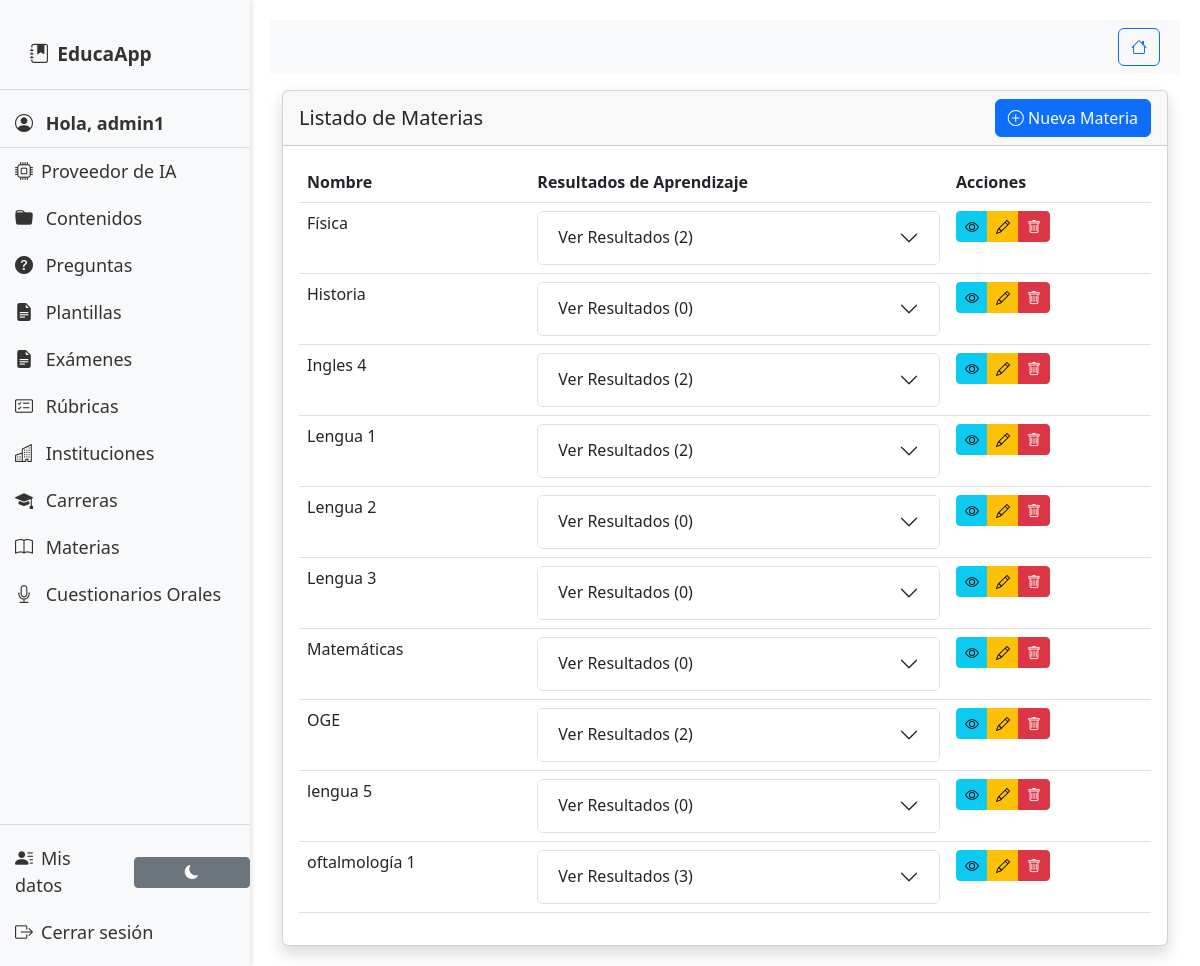
Before: /subjects/ (signed in) with the older database file.
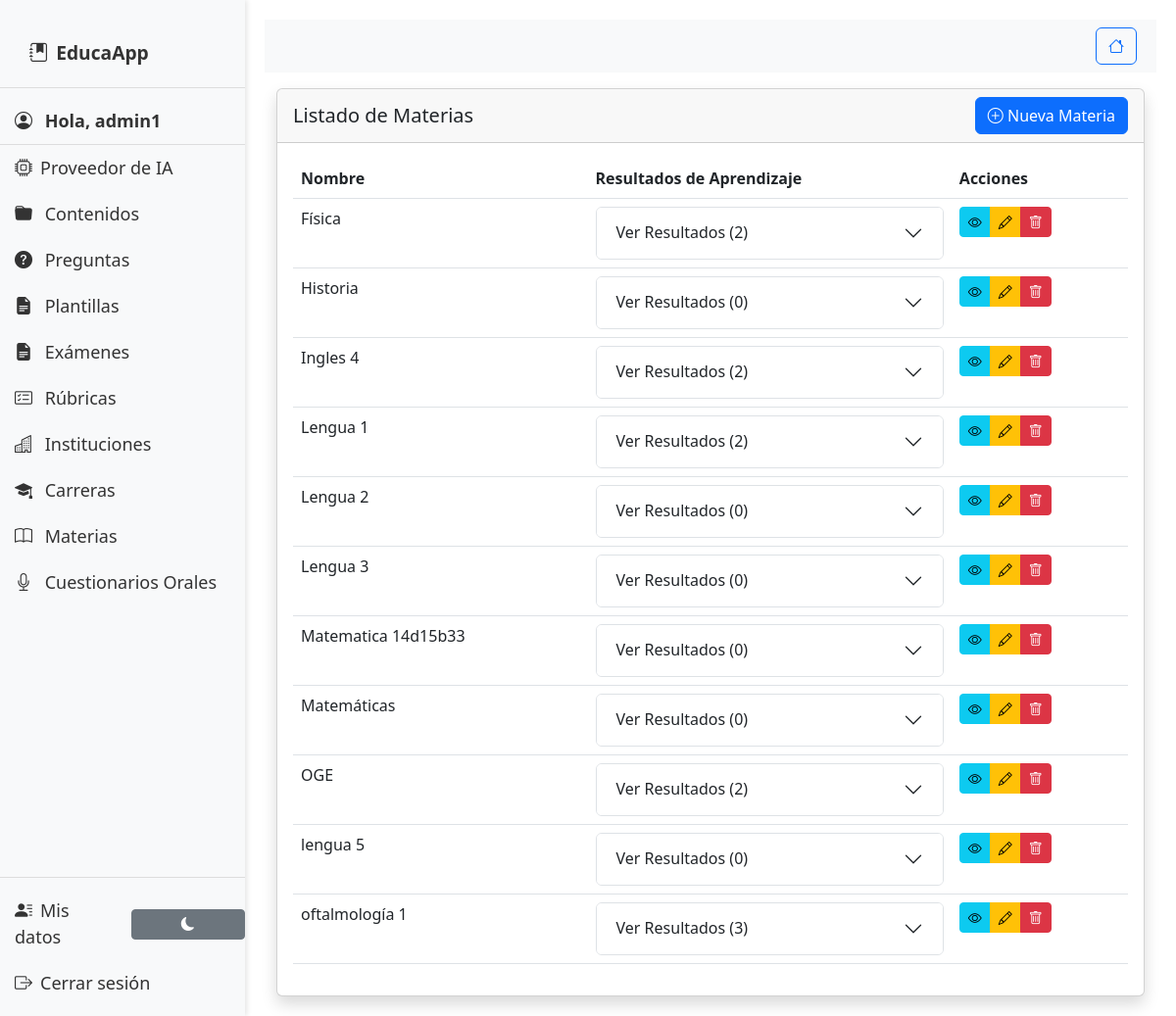
After: the same page with the newer database file.
### material/models.py (models this page shows, shortened)
class Subject(models.Model):
    name = models.CharField(max_length=100)
    careers = models.ManyToManyField('Career', related_name='subject_careers')
    created_at = models.DateTimeField(auto_now_add=True)
    updated_at = models.DateTimeField(auto_now=True)
    learning_outcomes = models.TextField(
        blank=True,
        null=True,
        help_text="Legacy field - almacena outcomes en texto o JSON"
    )
    class Meta:
        db_table = 'material_subjects'
        verbose_name = 'Subject'
        verbose_name_plural = 'Subjects'
        ordering = ['name']
    @property
    def legacy_outcomes(self):
        if hasattr(self, '_legacy_outcomes_cache'):
            return self._legacy_outcomes_cache
        if not self.learning_outcomes:
            self._legacy_outcomes_cache = []
            return self._legacy_outcomes_cache
    def get_all_outcomes(self):
        outcomes = list(self.outcome_relations.all().values('id', 'description'))
        for i, item in enumerate(self.legacy_outcomes, start=1):
            outcomes.append({
                'id': f'legacy-{i}',
                'description': item.get('description', str(item)) if isinstance(item, dict) else str(item)
            })
        return outcomes

### material/views.py (the view)
# urls.py: path('subjects/', material_views.subject_list, name='subject_list'),
@login_required
def subject_list(request):
    subjects = Subject.objects.all()
    return render(request, 'material/subjects/list.html', {'subjects': subjects})

### material/templatetags/message_tags.py (called while the page is built)
@register.simple_tag(takes_context=True)
def get_filtered_messages(context, categories=None):
    request = context['request']
    messages = get_messages(request)
    messages_list = list(messages)
    if categories:
        if isinstance(categories, str):
            category_list = [cat.strip() for cat in categories.split(',')]
        else:
            category_list = [categories]
        filtered_messages = []
        for message in messages_list:
            message_tags = message.extra_tags if message.extra_tags else 'general'
            message_categories = [tag.strip() for tag in message_tags.split(',')]
            if any(cat in category_list for cat in message_categories):
                filtered_messages.append(message)
        return filtered_messages
    else:
        return messages_list

@register.inclusion_tag('material/components/messages.html', takes_context=True)
def show_messages(context, categories=None):
    filtered_messages = get_filtered_messages(context, categories)
    return {'messages': filtered_messages}

### material/templates/material/subjects/list.html (shortened to what this page needs)
{% extends "material/base.html" %}
{% block content %}
<div class="card shadow">
    <div class="card-header d-flex justify-content-between align-items-center">
        <h5 class="mb-0">Listado de Materias</h5>
        <a href="{% url 'material:create_subject' %}" class="btn btn-primary">
            <i class="bi bi-plus-circle"></i> Nueva Materia
        </a>
    </div>
    <div class="card-body">
        <div class="table-responsive">
            <table class="table table-hover">
                <thead>
                    <tr>
                        <th>Nombre</th>
                        <th>Resultados de Aprendizaje</th>
                        <th>Acciones</th>
                    </tr>
                </thead>
                <tbody>
                    {% for subject in subjects %}
                    <tr>
                        <td>{{ subject.name }}</td>
                        <td>
                            <div class="accordion" id="accordionOutcomes{{ subject.pk }}">
                                <div class="accordion-item">
                                    <h2 class="accordion-header" id="headingOutcomes{{ subject.pk }}">
                                        <button class="accordion-button collapsed" type="button" data-bs-toggle="collapse" data-bs-target="#collapseOutcomes{{ subject.pk }}" aria-expanded="false" aria-controls="collapseOutcomes{{ subject.pk }}">
                                            Ver Resultados ({{ subject.get_all_outcomes|length }})
                                        </button>
                                    </h2>
                                </div>
                            </div>
                        </td>
                        <td>
                            <div class="btn-group">
                                <a href="{% url 'material:subject_detail' pk=subject.pk %}" class="btn btn-sm btn-info">
                                    <i class="bi bi-eye"></i>
                                </a>
                                <a href="{% url 'material:edit_subject' pk=subject.pk %}" class="btn btn-sm btn-warning">
                                    <i class="bi bi-pencil"></i>
                                </a>
                                <a href="{% url 'material:delete_subject' pk=subject.pk %}" class="btn btn-sm btn-danger">
                                    <i class="bi bi-trash"></i>
                                </a>
                            </div>
                        </td>
                    </tr>
                    {% empty %}
                    <tr>
                        <td colspan="3" class="text-center">No hay materias registradas</td>
                    </tr>
                    {% endfor %}
                </tbody>
            </table>
        </div>
    </div>
</div>
{% endblock %}

### material/templates/material/base.html (shortened to what this page needs)
{% load static %}
<!DOCTYPE html>
<html>
<head>
    <link href="https://cdn.jsdelivr.net/npm/bootstrap@5.3.0/dist/css/bootstrap.min.css" rel="stylesheet">
    <link rel="stylesheet" href="https://cdn.jsdelivr.net/npm/bootstrap-icons@1.10.0/font/bootstrap-icons.css">
    <link rel="stylesheet" href="{% static 'css/styles.css' %}">
    <link href="https://cdnjs.cloudflare.com/ajax/libs/font-awesome/6.0.0/css/all.min.css" rel="stylesheet">
</head>
<body class="{% if request.GET.embed %}embed-mode{% endif %}">
    <div class="sidebar" id="sidebar">
        <div class="app-brand">
            <a href="{% url 'material:index' %}" class="d-flex align-items-center">
                <i class="bi bi-journal-bookmark-fill me-2"></i>
                <span class="brand-text">EducaApp</span>
            </a>
        </div>
        {% if user.is_authenticated %}
            <div class="user-info">
                <i class="bi bi-person-circle me-2"></i>
                Hola, {{ user.username }}
            </div>
            <a href="{% url 'material:ai_config' %}" class="menu-item" style="text-decoration:none;">
                <i class="bi bi-cpu me-2"></i>Proveedor de IA
            </a>
        {% endif %}
        <div class="menu-item" onclick="toggleSubmenu(this)">
            <i class="bi bi-folder-fill me-2"></i> Contenidos
        </div>
        <div class="menu-item" onclick="toggleSubmenu(this)">
            <i class="bi bi-question-circle-fill me-2"></i> Preguntas
        </div>
        <div class="menu-item" onclick="toggleSubmenu(this)">
            <i class="bi bi-file-earmark-text-fill me-2"></i> Plantillas
        </div>
         <div class="menu-item" onclick="toggleSubmenu(this)">
            <i class="bi bi-file-earmark-text-fill me-2"></i> Exámenes
        </div>
        <div class="menu-item" onclick="toggleSubmenu(this)">
            <i class="bi bi-card-checklist me-2"></i> Rúbricas
        </div>
        <div class="menu-item" onclick="toggleSubmenu(this)">
            <i class="bi bi-buildings me-2"></i> Instituciones
        </div>
<div class="menu-item" onclick="toggleSubmenu(this)">
    <i class="bi bi-mortarboard-fill me-2"></i> Carreras
</div>
<div class="menu-item" onclick="toggleSubmenu(this)">
    <i class="bi bi-book me-2"></i> Materias
</div>
        <div class="menu-item" onclick="toggleSubmenu(this)">
            <i class="bi bi-mic me-2"></i> Cuestionarios Orales
        </div>
        <div class="bottom-links">
            <div class="d-flex justify-content-between align-items-center">
                <a href="{% url 'material:mis_datos' %}"><i class="bi bi-person-lines-fill me-2"></i>Mis datos</a>
                <button id="toggleMode" class="btn btn-secondary btn-sm mode-toggle-button">
                    <i class="bi bi-moon-fill"></i>
                </button>
            </div>
            {% if user.is_authenticated %}
                <form action="{% url 'logout' %}" method="post" class="d-inline">
                    <button type="submit" class="logout-button">
                        <i class="bi bi-box-arrow-right me-2"></i>Cerrar sesión
                    </button>
                </form>
            {% else %}
                <a href="{% url 'login' %}"><i class="bi bi-box-arrow-in-right me-2"></i>Iniciar sesión</a>
                <a href="{% url 'material:signup' %}"><i class="bi bi-person-plus me-2"></i>Registrarse</a>
            {% endif %}
        </div>
    </div>
    <div class="main-content" id="mainContent">
        <nav class="navbar navbar-expand-lg navbar-light bg-light">
            <div class="container-fluid">
                <div class="d-flex">
                    <a href="{% url 'material:index' %}" class="btn btn-outline-primary me-2">
                        <i class="bi bi-house"></i>
                    </a>
                </div>
            </div>
        </nav>
        {% load message_tags %}
        <div class="container-fluid mt-3">
            {% block content %}
            {% endblock %}
        </div>
    </div>
</body>
</html>

### static/css/styles.css (style rules this page uses)
.sidebar { height: 100%; width: 250px; position: fixed; top: 0; left: 0; background-color: #f8f9fa; padding-top: 20px; box-shadow: 2px 0 5px rgba(0, 0, 0, 0.1); z-index: 1000; transition: transform 0.3s ease-in-out; display: flex; flex-direction: column; }
.sidebar .app-brand { padding: 10px 15px; border-bottom: 1px solid #ddd; margin-bottom: 10px; }
.sidebar .app-brand a { display: flex; align-items: center; text-decoration: none; color: #333; font-weight: bold; font-size: 1.2em; }
.sidebar a { padding: 10px 15px; text-decoration: none; font-size: 18px; color: #333; display: block; }
.sidebar .user-info { padding: 10px 15px; font-size: 18px; font-weight: bold; color: #333; border-bottom: 1px solid #ddd; }
.sidebar .bottom-links { margin-top: auto; border-top: 1px solid #ddd; padding: 10px 0; }
.sidebar .bottom-links .logout-button { padding: 10px 15px; font-size: 18px; color: #333; text-align: left; width: 100%; background: none; border: none; cursor: pointer; }
.main-content { margin-left: 250px; padding: 20px; transition: margin-left 0.3s ease-in-out; }
.sidebar .menu-item { padding: 10px 15px; font-size: 18px; color: #333; display: block; cursor: pointer; }
.mode-toggle-button { width: 120px; text-align: center; }

Changed rows visible on the page:
added Subject: name "Matematica 14d15b33", get_all_outcomes|length "0"
